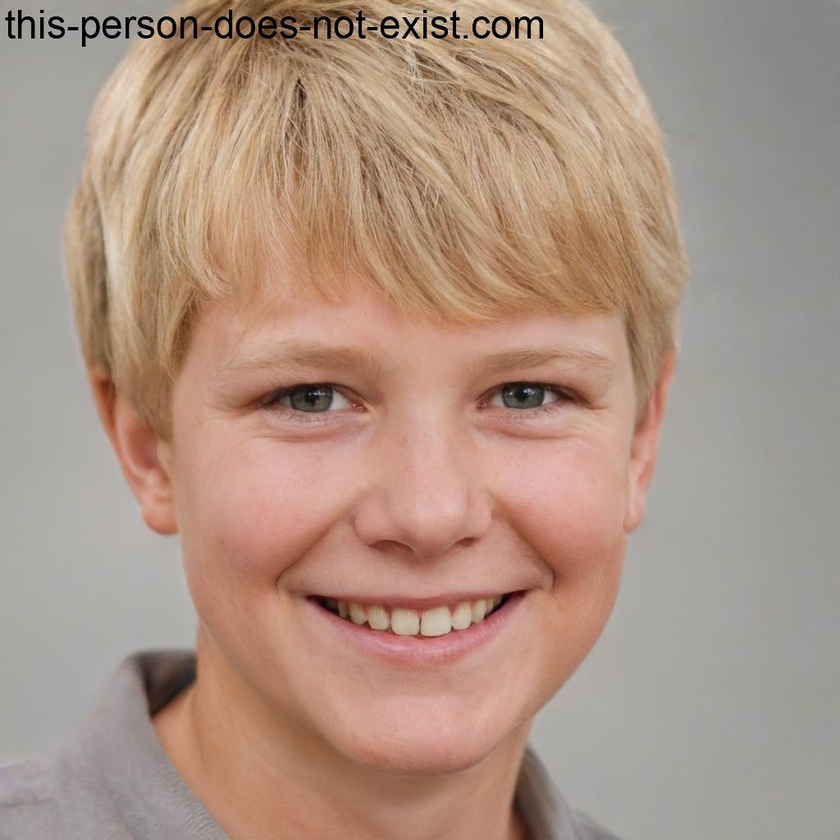
#> input picture src-img/1.jpeg, 840 x 840 px, shrunk from 1024 x 1024 before the run
$ python grayscale-convertor.py
#> lines starting #> are read from the running program, lines starting #| are printed output that depends on the picture
import cv2
# 1. Take image path from user
print("This is the grayscale convertor")
print("-------------------------------")
path = input("Image Path: ")
#> the answer given: src-img/1.jpeg
image = cv2.imread(path)
#> image is the input picture: shape (840, 840, 3); mean B, G, R 132.2, 147.3, 173.1
if image is None:
    print("Either the image is corrupted or Specified path is wrong")
else:
    print("Processing...")

#2. Convert to grayscale
gray = cv2.cvtColor(image, cv2.COLOR_RGB2GRAY)
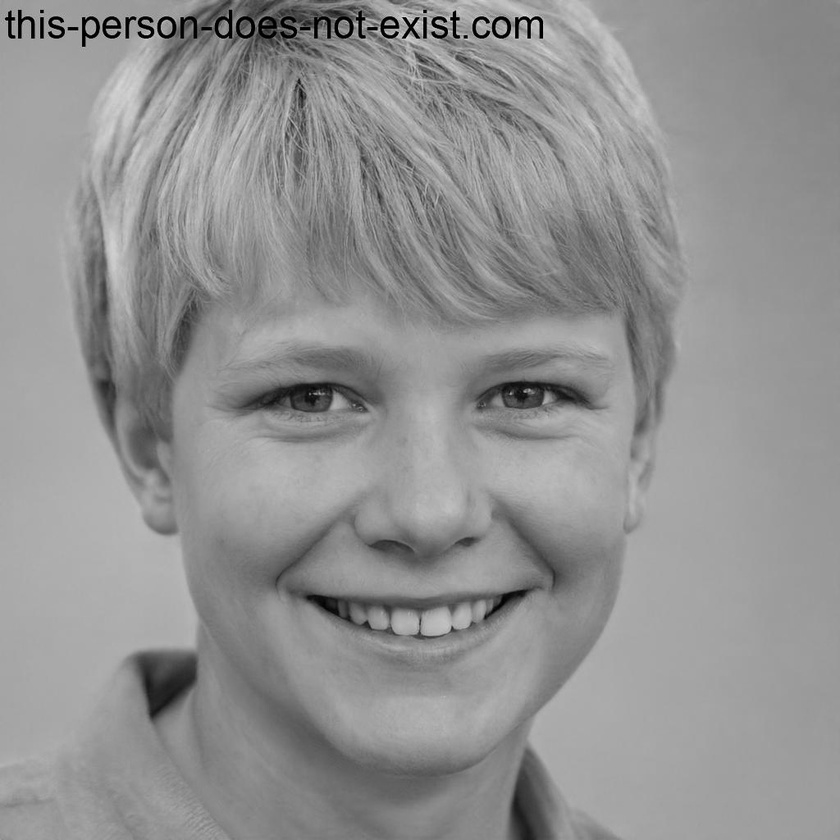
#> gray: shape (840, 840); min 0, max 228, mean 145.8

#Choice
choice = input("Enter\n1. to save the image\n2. to view the image\n3. for both\nChoice: ")
#> the answer given: out.png

if choice is '1':
    output_path = input("Enter Output Path: ")
    cv2.imwrite(output_path, gray)

elif choice is '2':
    cv2.imshow("Output Image",gray)
    cv2.waitKey(0)
    cv2.destroyAllWindows()

elif choice is '3':
    output_path = input("Enter Output Path: ")
    cv2.imwrite(output_path, gray)
    cv2.imshow("Output Image",gray)
    cv2.waitKey(0)
    cv2.destroyAllWindows()

else:
    print("Wrong Choice")

$ run again, on src-img/t1.jpg
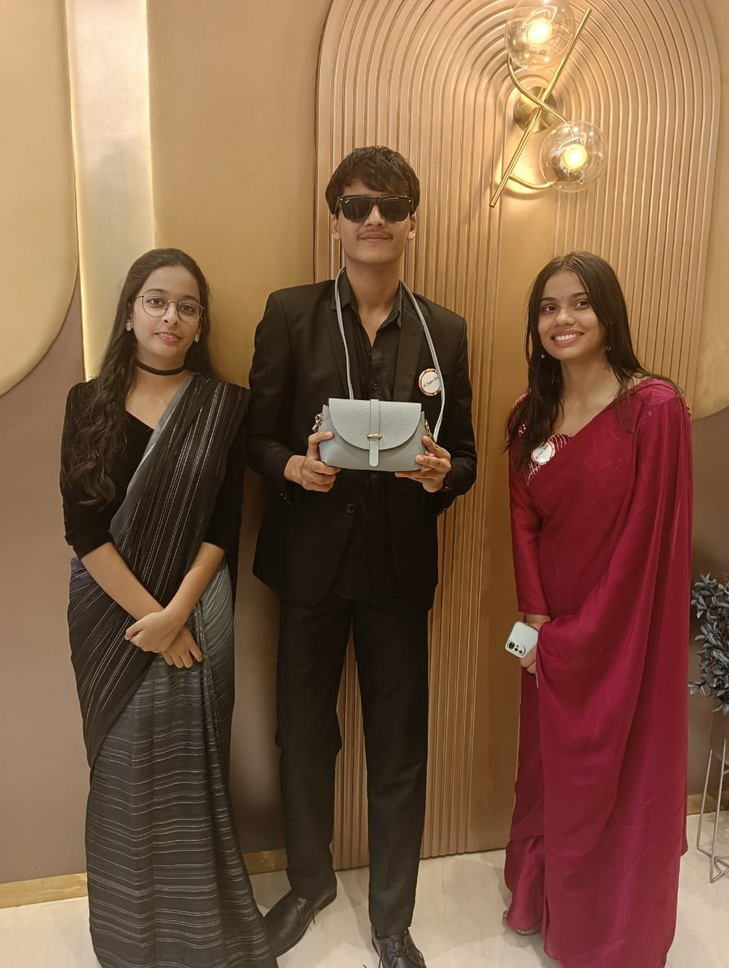
#> input picture src-img/t1.jpg, 729 x 968 px, shrunk from 963 x 1280 before the run
#> image is the input picture: shape (968, 729, 3); mean B, G, R 69.8, 94, 128.7
#> `gray = cv2.cvtColor(image, cv2.COLOR_RGB2GRAY)`:
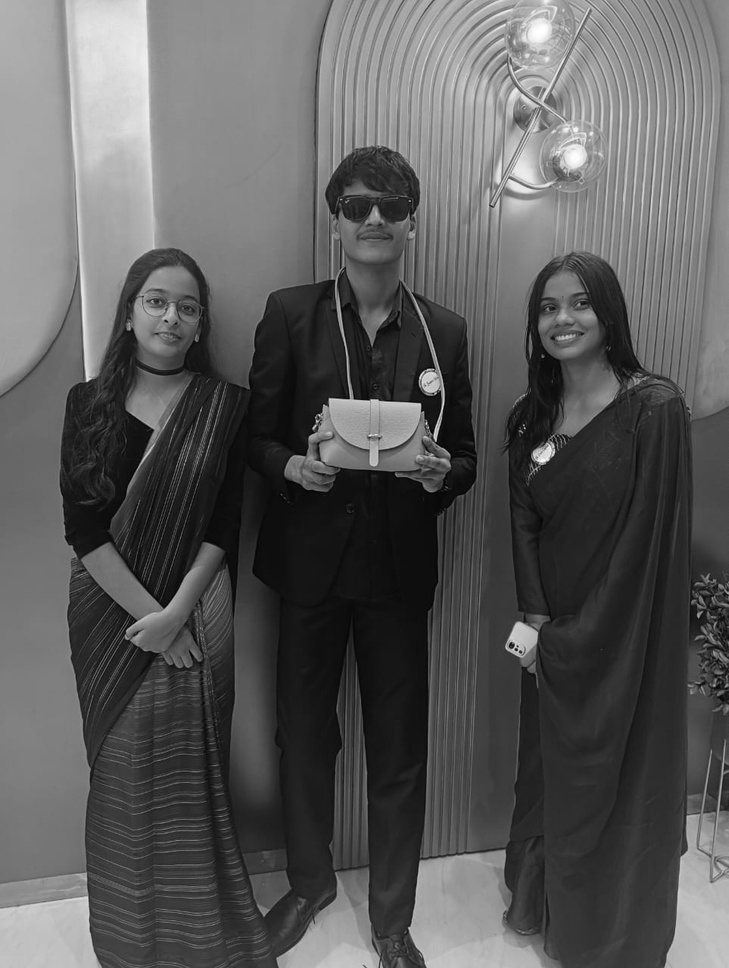
#> gray: shape (968, 729); min 2, max 255, mean 90.7

$ run again, on src-img/t2.jpg
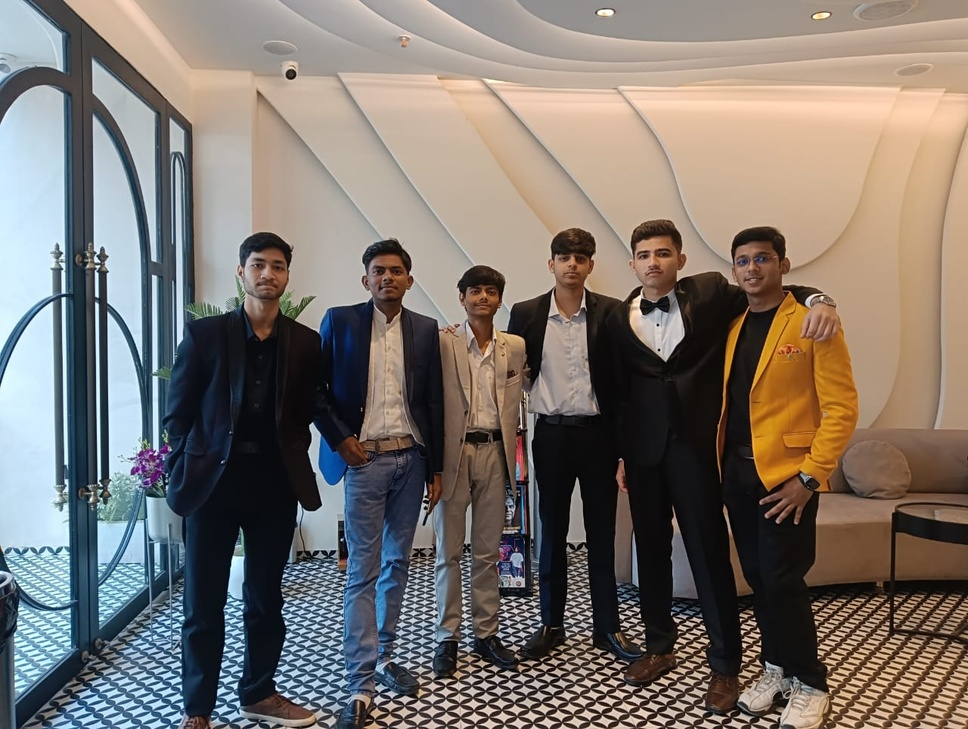
#> input picture src-img/t2.jpg, 968 x 729 px, shrunk from 1280 x 963 before the run
#> image is the input picture: shape (729, 968, 3); mean B, G, R 110.1, 116.6, 124.4
#> `gray = cv2.cvtColor(image, cv2.COLOR_RGB2GRAY)`:
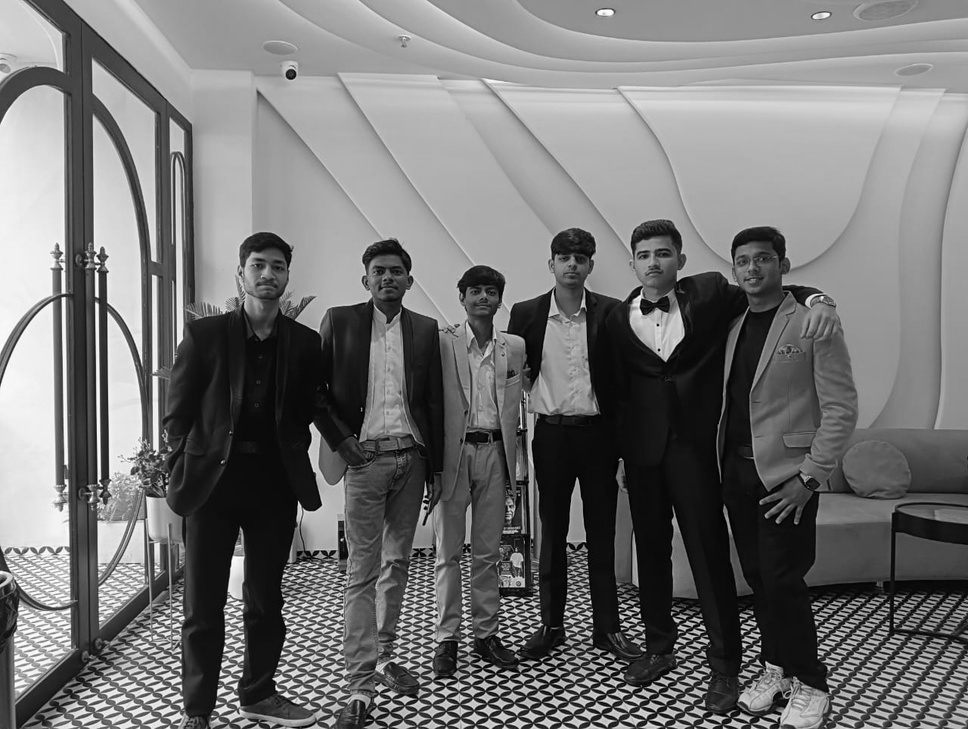
#> gray: shape (729, 968); min 0, max 254, mean 115.6
